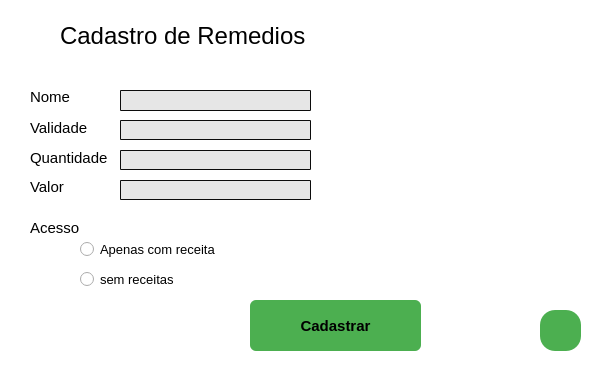
<?xml version="1.0" encoding="UTF-8"?>
<ui version="4.0">
 <class>MainWindow</class>
 <widget class="QMainWindow" name="MainWindow">
  <property name="geometry">
   <rect>
    <x>0</x>
    <y>0</y>
    <width>600</width>
    <height>390</height>
   </rect>
  </property>
  <property name="windowTitle">
   <string>MainWindow</string>
  </property>
  <property name="styleSheet">
   <string notr="true">background-color: rgb(255, 255, 255);</string>
  </property>
  <widget class="QWidget" name="centralwidget">
   <widget class="QLabel" name="label">
    <property name="geometry">
     <rect>
      <x>30</x>
      <y>90</y>
      <width>47</width>
      <height>13</height>
     </rect>
    </property>
    <property name="font">
     <font>
      <pointsize>11</pointsize>
     </font>
    </property>
    <property name="text">
     <string>Nome</string>
    </property>
   </widget>
   <widget class="QLabel" name="label_2">
    <property name="geometry">
     <rect>
      <x>30</x>
      <y>120</y>
      <width>91</width>
      <height>16</height>
     </rect>
    </property>
    <property name="font">
     <font>
      <pointsize>11</pointsize>
     </font>
    </property>
    <property name="text">
     <string>Validade</string>
    </property>
   </widget>
   <widget class="QLabel" name="label_3">
    <property name="geometry">
     <rect>
      <x>30</x>
      <y>150</y>
      <width>81</width>
      <height>16</height>
     </rect>
    </property>
    <property name="font">
     <font>
      <pointsize>11</pointsize>
     </font>
    </property>
    <property name="text">
     <string>Quantidade</string>
    </property>
   </widget>
   <widget class="QLabel" name="label_4">
    <property name="geometry">
     <rect>
      <x>30</x>
      <y>220</y>
      <width>61</width>
      <height>16</height>
     </rect>
    </property>
    <property name="font">
     <font>
      <pointsize>11</pointsize>
      <weight>50</weight>
      <bold>false</bold>
     </font>
    </property>
    <property name="text">
     <string>Acesso</string>
    </property>
   </widget>
   <widget class="QRadioButton" name="bt_creceita">
    <property name="geometry">
     <rect>
      <x>80</x>
      <y>240</y>
      <width>141</width>
      <height>18</height>
     </rect>
    </property>
    <property name="font">
     <font>
      <pointsize>10</pointsize>
     </font>
    </property>
    <property name="text">
     <string>Apenas com receita</string>
    </property>
   </widget>
   <widget class="QRadioButton" name="bt_sreceita">
    <property name="geometry">
     <rect>
      <x>80</x>
      <y>270</y>
      <width>111</width>
      <height>18</height>
     </rect>
    </property>
    <property name="font">
     <font>
      <pointsize>10</pointsize>
     </font>
    </property>
    <property name="text">
     <string>sem receitas</string>
    </property>
   </widget>
   <widget class="QLineEdit" name="le_nome">
    <property name="geometry">
     <rect>
      <x>120</x>
      <y>90</y>
      <width>191</width>
      <height>21</height>
     </rect>
    </property>
    <property name="styleSheet">
     <string notr="true">QLineEdit{
font-size: 12px;
text-align: center;
border-radius: 1px;
background-color: rgb(230, 230, 230);
border: 1px solid  rgb(12, 12, 12);
}
</string>
    </property>
   </widget>
   <widget class="QLineEdit" name="le_validade">
    <property name="geometry">
     <rect>
      <x>120</x>
      <y>120</y>
      <width>191</width>
      <height>20</height>
     </rect>
    </property>
    <property name="styleSheet">
     <string notr="true">QLineEdit{
font-size: 12px;
text-align: center;
border-radius: 1px;
background-color: rgb(230, 230, 230);
border: 1px solid  rgb(12, 12, 12);
}
</string>
    </property>
   </widget>
   <widget class="QLineEdit" name="le_qtd">
    <property name="geometry">
     <rect>
      <x>120</x>
      <y>150</y>
      <width>191</width>
      <height>20</height>
     </rect>
    </property>
    <property name="styleSheet">
     <string notr="true">QLineEdit{
font-size: 12px;
text-align: center;
border-radius: 1px;
background-color: rgb(230, 230, 230);
border: 1px solid  rgb(12, 12, 12);
}
</string>
    </property>
   </widget>
   <widget class="QLabel" name="label_5">
    <property name="geometry">
     <rect>
      <x>350</x>
      <y>50</y>
      <width>221</width>
      <height>221</height>
     </rect>
    </property>
    <property name="styleSheet">
     <string notr="true"/>
    </property>
    <property name="text">
     <string/>
    </property>
    <property name="pixmap">
     <pixmap>icons/logo.png</pixmap>
    </property>
    <property name="scaledContents">
     <bool>true</bool>
    </property>
   </widget>
   <widget class="QPushButton" name="bt_cadastrar">
    <property name="geometry">
     <rect>
      <x>250</x>
      <y>300</y>
      <width>171</width>
      <height>51</height>
     </rect>
    </property>
    <property name="font">
     <font>
      <pointsize>11</pointsize>
      <weight>75</weight>
      <bold>true</bold>
     </font>
    </property>
    <property name="styleSheet">
     <string notr="true">QPushButton{
padding: 5px 3px;
background-color: #4CAF50;
border-radius: 6px;
}


QPushButton:hover{
background-color: green;
}



QPushButton:pressed{
  background-color: #3e8e41;
}

</string>
    </property>
    <property name="text">
     <string>Cadastrar</string>
    </property>
   </widget>
   <widget class="QLabel" name="label_6">
    <property name="geometry">
     <rect>
      <x>60</x>
      <y>10</y>
      <width>291</width>
      <height>51</height>
     </rect>
    </property>
    <property name="font">
     <font>
      <pointsize>18</pointsize>
      <weight>50</weight>
      <bold>false</bold>
     </font>
    </property>
    <property name="text">
     <string>Cadastro de Remedios</string>
    </property>
   </widget>
   <widget class="QLabel" name="label_7">
    <property name="geometry">
     <rect>
      <x>30</x>
      <y>180</y>
      <width>47</width>
      <height>13</height>
     </rect>
    </property>
    <property name="font">
     <font>
      <pointsize>11</pointsize>
     </font>
    </property>
    <property name="text">
     <string>Valor</string>
    </property>
   </widget>
   <widget class="QLineEdit" name="le_valor">
    <property name="geometry">
     <rect>
      <x>120</x>
      <y>180</y>
      <width>191</width>
      <height>20</height>
     </rect>
    </property>
    <property name="styleSheet">
     <string notr="true">QLineEdit{
font-size: 12px;
text-align: center;
border-radius: 1px;
background-color: rgb(230, 230, 230);
border: 1px solid  rgb(12, 12, 12);
}
</string>
    </property>
   </widget>
   <widget class="QPushButton" name="bt_voltar">
    <property name="geometry">
     <rect>
      <x>540</x>
      <y>310</y>
      <width>41</width>
      <height>41</height>
     </rect>
    </property>
    <property name="styleSheet">
     <string notr="true">
QPushButton{
padding: 5px 3px;
background-color: #4CAF50;
border-radius: 15px;
}


QPushButton:hover{
background-color: green;
}



QPushButton:pressed{
  background-color: #3e8e41;
}

</string>
    </property>
    <property name="text">
     <string/>
    </property>
    <property name="icon">
     <iconset>
      <normaloff>icons/sair.png</normaloff>icons/sair.png</iconset>
    </property>
    <property name="iconSize">
     <size>
      <width>30</width>
      <height>30</height>
     </size>
    </property>
   </widget>
   <widget class="QLabel" name="lb_editavel">
    <property name="geometry">
     <rect>
      <x>40</x>
      <y>320</y>
      <width>151</width>
      <height>20</height>
     </rect>
    </property>
    <property name="text">
     <string/>
    </property>
   </widget>
  </widget>
  <widget class="QMenuBar" name="menubar">
   <property name="geometry">
    <rect>
     <x>0</x>
     <y>0</y>
     <width>600</width>
     <height>18</height>
    </rect>
   </property>
  </widget>
  <widget class="QStatusBar" name="statusbar"/>
 </widget>
 <resources/>
 <connections/>
</ui>
